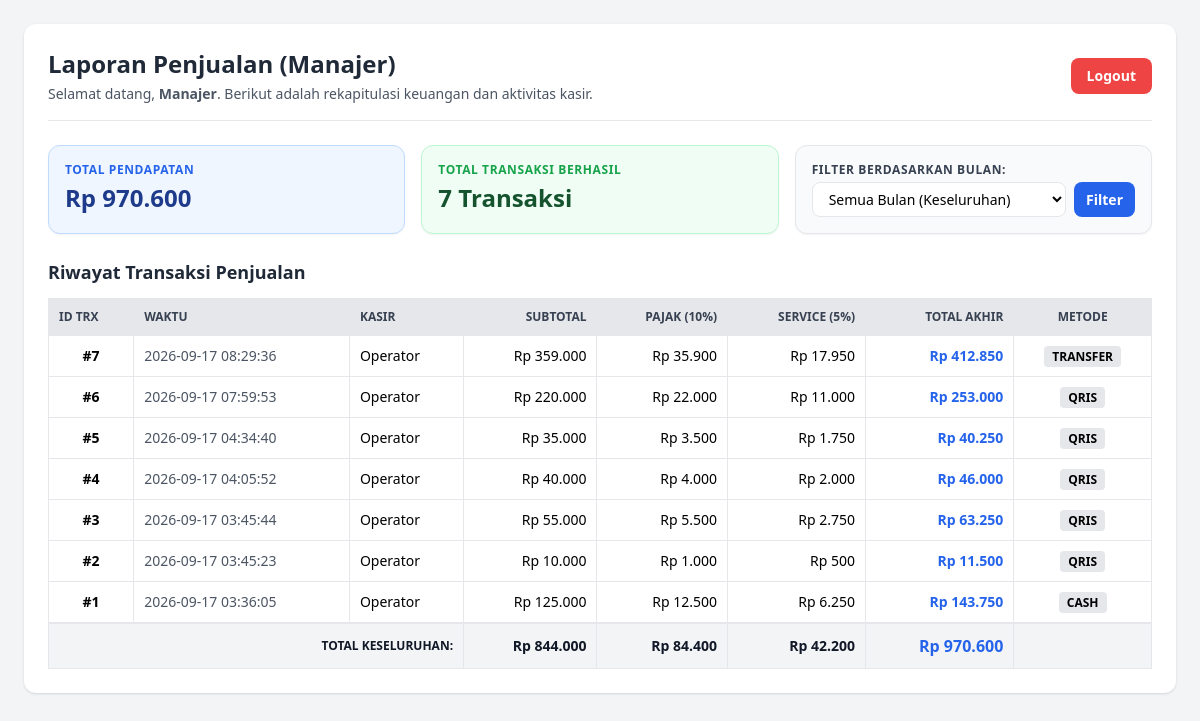
The page /manajer.php (signed in) on the database its author committed.
### tables this page shows
CREATE TABLE `transactions` (
  `id` int NOT NULL,
  `user_id` int DEFAULT NULL,
  `subtotal` decimal(10,2) NOT NULL,
  `tax` decimal(10,2) NOT NULL,
  `service_charge` decimal(10,2) NOT NULL,
  `total` decimal(10,2) NOT NULL,
  `payment_method` varchar(50) DEFAULT NULL,
  `payment_status` varchar(50) DEFAULT 'SUCCESS',
  `created_at` timestamp NULL DEFAULT CURRENT_TIMESTAMP
);

CREATE TABLE `users` (
  `id` int NOT NULL,
  `username` varchar(50) NOT NULL,
  `password` varchar(255) NOT NULL,
  `nama_lengkap` varchar(100) NOT NULL,
  `role` enum('kasir','manajer','it_backend') NOT NULL,
  `created_at` timestamp NULL DEFAULT CURRENT_TIMESTAMP
);

### manajer.php (the view, shortened to what this page needs)
<?php
include 'koneksi.php';
$selected_month = isset($_GET['month']) ? $_GET['month'] : '';
$where_clause = "";
$sql_summary = "SELECT COUNT(*) as total_trx, SUM(total) as pendapatan FROM transactions" . $where_clause;
$query_summary = mysqli_query($conn, $sql_summary);
$data_summary = mysqli_fetch_assoc($query_summary);
$total_trx = $data_summary['total_trx'] ?? 0;
$pendapatan = $data_summary['pendapatan'] ?? 0;
$sql_trx = "SELECT transactions.*, users.nama_lengkap
            FROM transactions
            LEFT JOIN users ON transactions.user_id = users.id"
            . $where_clause .
            " ORDER BY transactions.created_at DESC";
$result_trx = mysqli_query($conn, $sql_trx);
$sum_subtotal = 0;
$sum_tax = 0;
$sum_service = 0;
$sum_total = 0;
$transactions_data = [];
while($row = mysqli_fetch_assoc($result_trx)) {
    $transactions_data[] = $row;
    $sum_subtotal += $row['subtotal'];
    $sum_tax += $row['tax'];
    $sum_service += $row['service_charge'];
    $sum_total += $row['total'];
}
?>
<!DOCTYPE html>
<html lang="id">
<head>
    <script src="https://cdn.tailwindcss.com"></script>
</head>
<body class="bg-gray-100 p-4 sm:p-6 font-sans">
    <div class="max-w-7xl mx-auto bg-white p-4 sm:p-6 rounded-xl shadow space-y-6">
        <div class="flex flex-col sm:flex-row justify-between items-start sm:items-center gap-4 border-b pb-4">
            <div>
                <h1 class="text-xl sm:text-2xl font-bold text-gray-800">Laporan Penjualan (Manajer)</h1>
                <p class="text-gray-600 text-xs sm:text-sm mt-1">Selamat datang, <b><?= htmlspecialchars($_SESSION['user']['nama_lengkap']) ?></b>. Berikut adalah rekapitulasi keuangan dan aktivitas kasir.</p>
            </div>
            <a href="logout.php" class="bg-red-500 hover:bg-red-600 text-white px-4 py-2 rounded-lg text-sm font-semibold transition">Logout</a>
        </div>
        <div class="grid grid-cols-1 md:grid-cols-3 gap-4">
            <div class="bg-blue-50 border border-blue-200 p-4 rounded-xl shadow-sm">
                <p class="text-xs font-semibold text-blue-600 uppercase tracking-wider">Total Pendapatan <?= !empty($selected_month) ? "(".date('F Y', strtotime($selected_month.'-01')).")" : "" ?></p>
                <h3 class="text-2xl font-bold text-blue-900 mt-1">Rp <?= number_format($pendapatan, 0, ',', '.') ?></h3>
            </div>
            <div class="bg-green-50 border border-green-200 p-4 rounded-xl shadow-sm">
                <p class="text-xs font-semibold text-green-600 uppercase tracking-wider">Total Transaksi Berhasil</p>
                <h3 class="text-2xl font-bold text-green-900 mt-1"><?= number_format($total_trx, 0, ',', '.') ?> Transaksi</h3>
            </div>
            <div class="bg-gray-50 border border-gray-200 p-4 rounded-xl shadow-sm flex flex-col justify-between">
                <label for="month-filter" class="text-xs font-semibold text-gray-700 uppercase tracking-wider mb-1">Filter Berdasarkan Bulan:</label>
                <form method="GET" action="" class="flex gap-2">
                    <select name="month" id="month-filter" class="flex-1 border rounded-lg px-3 py-1.5 text-sm bg-white focus:outline-none focus:ring-2 focus:ring-blue-500">
                        <option value="">Semua Bulan (Keseluruhan)</option>
                    </select>
                    <button type="submit" class="bg-blue-600 hover:bg-blue-700 text-white px-3 py-1.5 rounded-lg text-sm font-semibold transition">Filter</button>
                </form>
            </div>
        </div>
        <div>
            <div class="flex justify-between items-center mb-3">
                <h2 class="font-bold text-lg text-gray-800">Riwayat Transaksi Penjualan</h2>
            </div>
            <div class="overflow-x-auto">
                <table class="w-full text-left border-collapse border text-sm">
                    <thead>
                        <tr class="bg-gray-200 text-gray-700 uppercase text-xs">
                            <th class="border p-2.5">ID Trx</th>
                            <th class="border p-2.5">Waktu</th>
                            <th class="border p-2.5">Kasir</th>
                            <th class="border p-2.5 text-right">Subtotal</th>
                            <th class="border p-2.5 text-right">Pajak (10%)</th>
                            <th class="border p-2.5 text-right">Service (5%)</th>
                            <th class="border p-2.5 text-right">Total Akhir</th>
                            <th class="border p-2.5 text-center">Metode</th>
                        </tr>
                    </thead>
                    <tbody>
                        <?php if (count($transactions_data) > 0): ?>
                            <?php foreach($transactions_data as $row): ?>
                            <tr class="hover:bg-gray-50">
                                <td class="border p-2.5 font-semibold text-center">#<?= $row['id'] ?></td>
                                <td class="border p-2.5 text-gray-600"><?= $row['created_at'] ?></td>
                                <td class="border p-2.5"><?= htmlspecialchars($row['nama_lengkap'] ?? 'Kasir') ?></td>
                                <td class="border p-2.5 text-right">Rp <?= number_format($row['subtotal'], 0, ',', '.') ?></td>
                                <td class="border p-2.5 text-right">Rp <?= number_format($row['tax'], 0, ',', '.') ?></td>
                                <td class="border p-2.5 text-right">Rp <?= number_format($row['service_charge'], 0, ',', '.') ?></td>
                                <td class="border p-2.5 text-right font-bold text-blue-600">Rp <?= number_format($row['total'], 0, ',', '.') ?></td>
                                <td class="border p-2.5 text-center">
                                    <span class="bg-gray-200 px-2 py-0.5 rounded text-xs font-bold"><?= $row['payment_method'] ?></span>
                                </td>
                            </tr>
                            <?php endforeach; ?>
                        <?php else: ?>
                            <tr>
                                <td colspan="8" class="border p-6 text-center text-gray-400">Belum ada data transaksi penjualan pada periode ini.</td>
                            </tr>
                        <?php endif; ?>
                    </tbody>
                    <?php if (count($transactions_data) > 0): ?>
                    <tfoot>
                        <tr class="bg-gray-100 font-bold text-gray-900 border-t-2">
                            <td colspan="3" class="border p-2.5 text-right uppercase text-xs">Total Keseluruhan:</td>
                            <td class="border p-2.5 text-right">Rp <?= number_format($sum_subtotal, 0, ',', '.') ?></td>
                            <td class="border p-2.5 text-right">Rp <?= number_format($sum_tax, 0, ',', '.') ?></td>
                            <td class="border p-2.5 text-right">Rp <?= number_format($sum_service, 0, ',', '.') ?></td>
                            <td class="border p-2.5 text-right text-blue-600 text-base">Rp <?= number_format($sum_total, 0, ',', '.') ?></td>
                            <td class="border p-2.5"></td>
                        </tr>
                    </tfoot>
                    <?php endif; ?>
                </table>
            </div>
        </div>
    </div>
</body>
</html>

### rows shown on the page
transactions: id "7", created_at "2026-09-17 08:29:36", user.nama_lengkap "Operator", subtotal "359.000", tax "35.900", service_charge "17.950", total "412.850", payment_method "TRANSFER"
transactions: id "6", created_at "2026-09-17 07:59:53", user.nama_lengkap "Operator", subtotal "220.000", tax "22.000", service_charge "11.000", total "253.000", payment_method "QRIS"
transactions: id "5", created_at "2026-09-17 04:34:40", user.nama_lengkap "Operator", subtotal "35.000", tax "3.500", service_charge "1.750", total "40.250", payment_method "QRIS"
transactions: id "4", created_at "2026-09-17 04:05:52", user.nama_lengkap "Operator", subtotal "40.000", tax "4.000", service_charge "2.000", total "46.000", payment_method "QRIS"
transactions: id "3", created_at "2026-09-17 03:45:44", user.nama_lengkap "Operator", subtotal "55.000", tax "5.500", service_charge "2.750", total "63.250", payment_method "QRIS"
transactions: id "2", created_at "2026-09-17 03:45:23", user.nama_lengkap "Operator", subtotal "10.000", tax "1.000", service_charge "500", total "11.500", payment_method "QRIS"
transactions: id "1", created_at "2026-09-17 03:36:05", user.nama_lengkap "Operator", subtotal "125.000", tax "12.500", service_charge "6.250", total "143.750", payment_method "CASH"

### other values the page prints
$_SESSION['user']['nama_lengkap'] "Manajer"
$pendapatan "970.600"
$total_trx "7"
$sum_subtotal "844.000"
$sum_tax "84.400"
$sum_service "42.200"
$sum_total "970.600"
